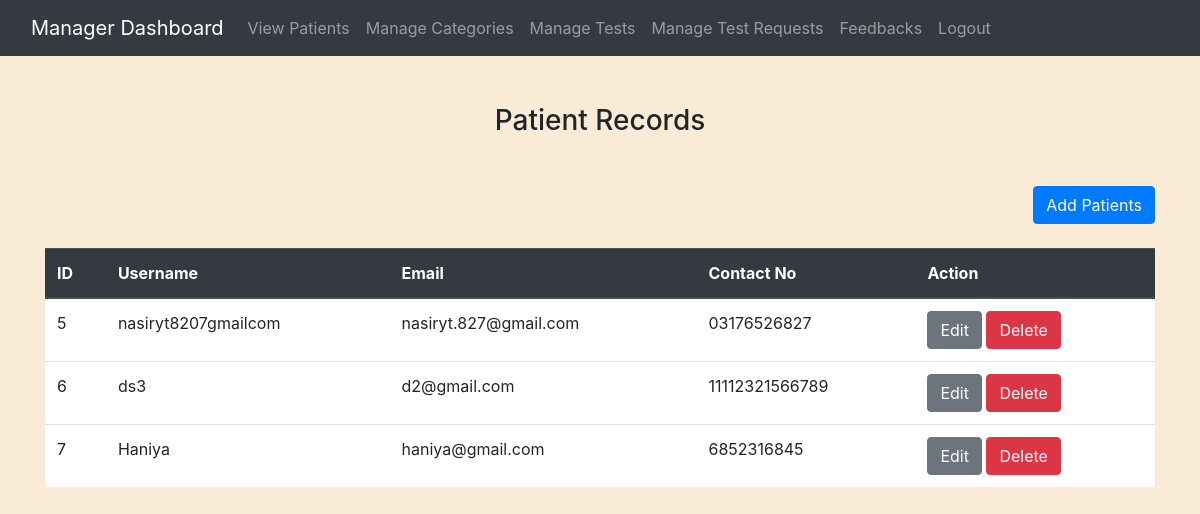
Page /manager/view_patient.php (signed in) on the committed database.
### tables this page shows
CREATE TABLE `patients` (
  `id` int(11) NOT NULL,
  `Username` varchar(255) NOT NULL,
  `Email` varchar(255) NOT NULL,
  `contactno` varchar(50) NOT NULL,
  `Password` varchar(255) NOT NULL
);

### manager/view_patient.php (the view, shortened to what this page needs)
<?php
include('config.php');
$sql = "SELECT * FROM patients";
$result = $conn->query($sql);
?>
<!DOCTYPE html>
<html>
<head>
    <link rel="stylesheet" href="https://stackpath.bootstrapcdn.com/bootstrap/4.3.1/css/bootstrap.min.css">
</head>
<body>
<?php
include('navbar.php');
?>
<div class="container mt-5">
    <h3 class="mt-4 mb-4 text-center">Patient Records</h3>
    <a class="mt-4 mb-4 float-right btn btn-primary" href="add_patient.php">Add Patients</a>
    <?php if ($result->num_rows > 0) { ?>
        <table class="table">
            <thead class="thead-dark">
                <tr>
                    <th>ID</th>
                    <th>Username</th>
                    <th>Email</th>
                    <th>Contact No</th>
                    <th>Action</th>
                </tr>
            </thead>
            <tbody>
                <?php while ($row = $result->fetch_assoc()) { ?>
                    <tr>
                        <td><?php echo $row['id']; ?></td>
                        <td><?php echo $row['Username']; ?></td>
                        <td><?php echo $row['Email']; ?></td>
                        <td><?php echo $row['contactno']; ?></td>
                        <td>
                            <a href="edit_patient.php?patient_id=<?php echo $row['id']; ?>" class="btn btn-secondary">Edit</a>
                            <a href="<?php echo htmlspecialchars($_SERVER["PHP_SELF"]); ?>?delete=true&patient_id=<?php echo $row['id']; ?>" onclick="return confirm('Are you sure you want to delete this patient?')" class="btn btn-danger">Delete</a>
                        </td>
                    </tr>
                <?php } ?>
            </tbody>
        </table>
    <?php } else { ?>
        <p>No patient records found.</p>
    <?php } ?>
</div>
</body>
</html>

### manager/navbar.php (shortened to what this page needs)
<nav class="navbar navbar-expand-lg navbar-dark bg-dark">
  <div class="container-fluid">
    <a class="navbar-brand" href="manager_dashboard.php">Manager Dashboard</a>
    <div class="collapse navbar-collapse" id="navbarNav">
      <ul class="navbar-nav">
        <li class="nav-item">
          <a class="nav-link" href="view_patient.php">View Patients</a>
        </li>
        <li class="nav-item">
          <a class="nav-link" href="add_test.php">Manage Categories</a>
        </li>
        <li class="nav-item">
          <a class="nav-link" href="test_details.php">Manage Tests</a>
        </li>
        <li class="nav-item">
          <a class="nav-link" href="test_requests.php">Manage Test Requests</a>
        </li>
        <li class="nav-item">
          <a class="nav-link" href="feedback.php">Feedbacks</a>
        </li>
      </ul>
      <ul class="navbar-nav ms-auto">
        <li class="nav-item">
          <a class="nav-link" href="logout.php">Logout</a>
        </li>
      </ul>
    </div>
  </div>
</nav>

### manager/view_patient.php (style rules this page uses)
body { background-color: antiquewhite; }
.table { width: 100%; margin-bottom: 1rem; color: #212529; background-color: #fff; }
.table th, .table td { padding: 0.75rem; vertical-align: top; border-top: 1px solid #dee2e6; }
.table thead th { vertical-align: bottom; border-bottom: 2px solid #dee2e6; }
.btn-secondary { color: #fff; background-color: #6c757d; border-color: #6c757d; }
.btn-danger { color: #fff; background-color: #dc3545; border-color: #dc3545; }

### rows in the picture
patients: id "5", Username "nasiryt8207gmailcom", Email "nasiryt.827@gmail.com", contactno "03176526827"
patients: id "6", Username "ds3", Email "d2@gmail.com", contactno "11112321566789"
patients: id "7", Username "Haniya", Email "haniya@gmail.com", contactno "6852316845"
